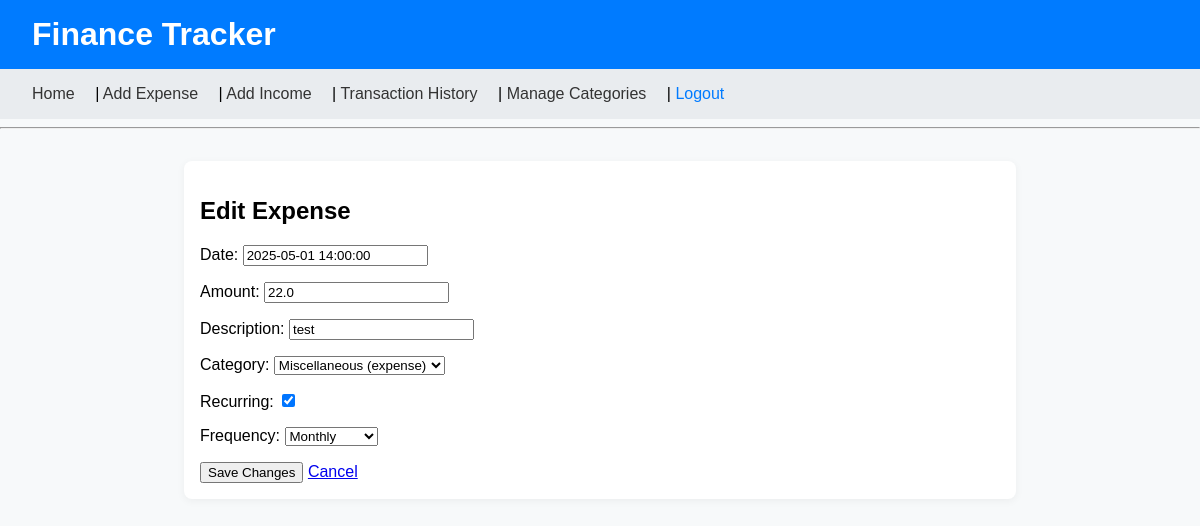
/edit-expense/29/ (signed in), run on an earlier commit of the app's database.
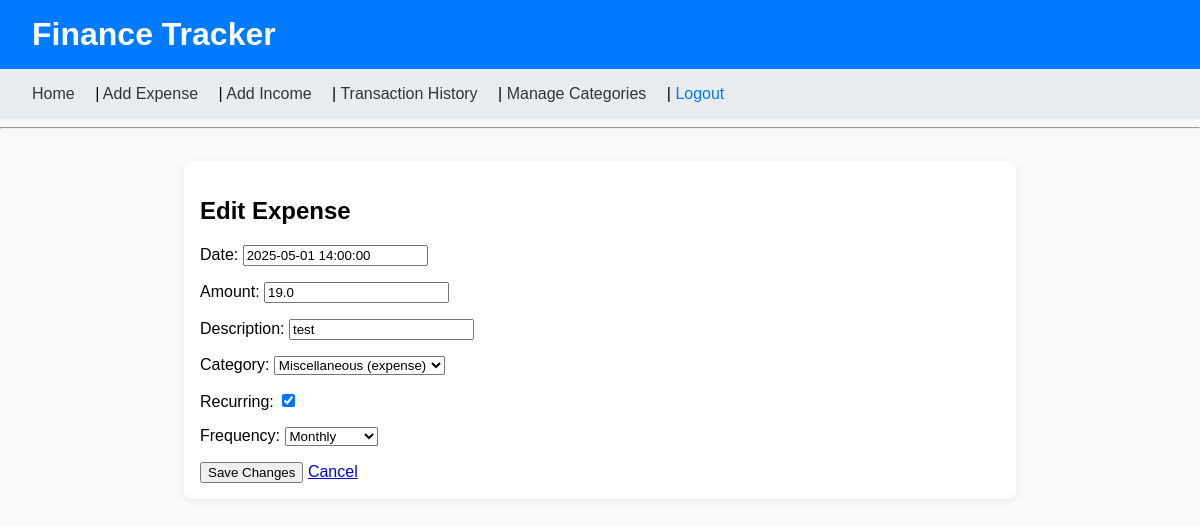
And on a later commit of the database.
### finance/models.py (models this page shows, shortened)
class Expense(models.Model):
    user = models.ForeignKey(User, on_delete=models.CASCADE)
    date = models.DateTimeField()
    amount = models.FloatField()
    description = models.CharField(max_length=25)
    category = models.ForeignKey(Category, on_delete=models.CASCADE)
    recurring = models.BooleanField(default=False)
    frequency = models.CharField(
        max_length=20,
        choices=FREQUENCY_CHOICES,
        default='monthly',
    )

### finance/views.py (the view)
# urls.py: path('edit-expense/<int:expense_id>/', views.edit_expense, name='edit_expense'),
def edit_expense(request, expense_id):
    expense = get_object_or_404(Expense, id=expense_id, user=request.user)
    if request.method == "POST":
        form = ExpenseForm(request.POST, instance=expense)
        if form.is_valid():
            update_expense = form.save(commit=False)
            update_expense.user = request.user
            update_expense.save()
            return redirect("transaction_history")
    else:
        form = ExpenseForm(instance=expense)
    return render(request, "finance/edit_expense.html", {"form": form, "expense": expense})

### finance/forms.py
class ExpenseForm(forms.ModelForm):
    class Meta:
        model = Expense
        fields = ["date", "amount", "description", "category", "recurring", "frequency"]
    def __init__(self, *args, **kwargs):
        super().__init__(*args, **kwargs)
        self.fields['category'].queryset = Category.objects.filter(type="expense")

### finance/models.py (called while the page is built)
    def __str__(self):
        return f"{self.name} ({self.type})"

### finance/templates/finance/edit_expense.html (shortened to what this page needs)
{% extends "finance/base.html" %}
{% block content %}
<h2>Edit Expense</h2>
<form method="post">
    {{ form.as_p }}
    <button type="submit">Save Changes</button>
    <a href="{% url 'transaction_history' %}">Cancel</a>
</form>
{% endblock %}

What changed in the data, as far as the page shows it:
changed Expense "test": amount "22.0" → "19.0"
